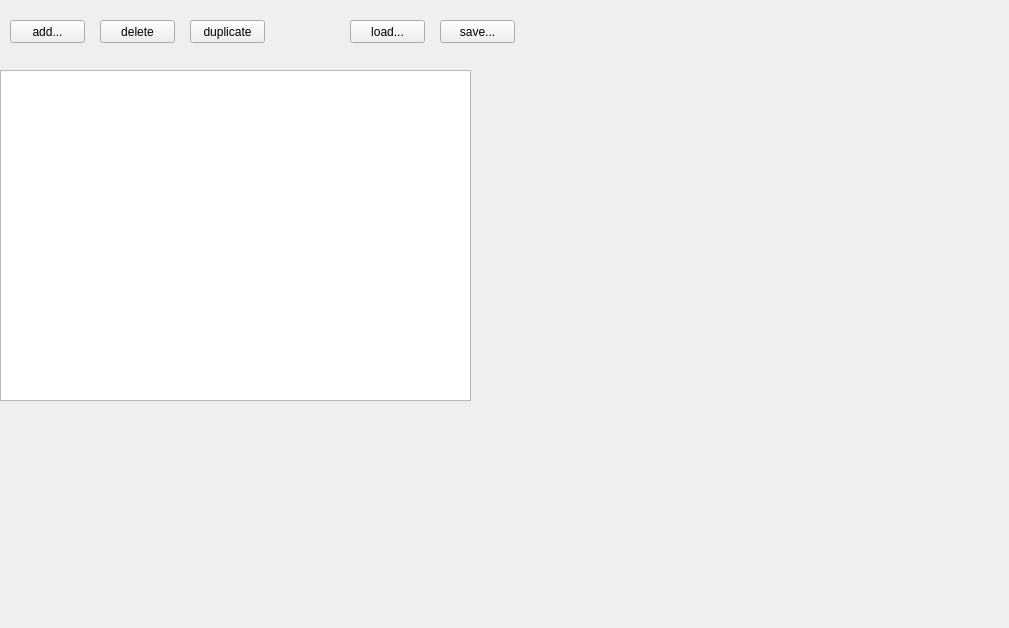
<?xml version="1.0" encoding="UTF-8"?>
<ui version="4.0">
 <class>example</class>
 <widget class="QWidget" name="example">
  <property name="geometry">
   <rect>
    <x>0</x>
    <y>0</y>
    <width>1009</width>
    <height>628</height>
   </rect>
  </property>
  <property name="windowTitle">
   <string>Form</string>
  </property>
  <widget class="QTableView" name="tableView">
   <property name="geometry">
    <rect>
     <x>0</x>
     <y>70</y>
     <width>471</width>
     <height>331</height>
    </rect>
   </property>
  </widget>
  <widget class="QPushButton" name="PB_add">
   <property name="geometry">
    <rect>
     <x>10</x>
     <y>20</y>
     <width>75</width>
     <height>23</height>
    </rect>
   </property>
   <property name="text">
    <string>add...</string>
   </property>
  </widget>
  <widget class="QPushButton" name="PB_delete">
   <property name="geometry">
    <rect>
     <x>100</x>
     <y>20</y>
     <width>75</width>
     <height>23</height>
    </rect>
   </property>
   <property name="text">
    <string>delete</string>
   </property>
  </widget>
  <widget class="QPushButton" name="PB_duplicated">
   <property name="geometry">
    <rect>
     <x>190</x>
     <y>20</y>
     <width>75</width>
     <height>23</height>
    </rect>
   </property>
   <property name="text">
    <string>duplicate</string>
   </property>
  </widget>
  <widget class="QPushButton" name="PB_load">
   <property name="geometry">
    <rect>
     <x>350</x>
     <y>20</y>
     <width>75</width>
     <height>23</height>
    </rect>
   </property>
   <property name="text">
    <string>load...</string>
   </property>
  </widget>
  <widget class="QPushButton" name="PB_save">
   <property name="geometry">
    <rect>
     <x>440</x>
     <y>20</y>
     <width>75</width>
     <height>23</height>
    </rect>
   </property>
   <property name="text">
    <string>save...</string>
   </property>
  </widget>
 </widget>
 <resources/>
 <connections/>
</ui>
